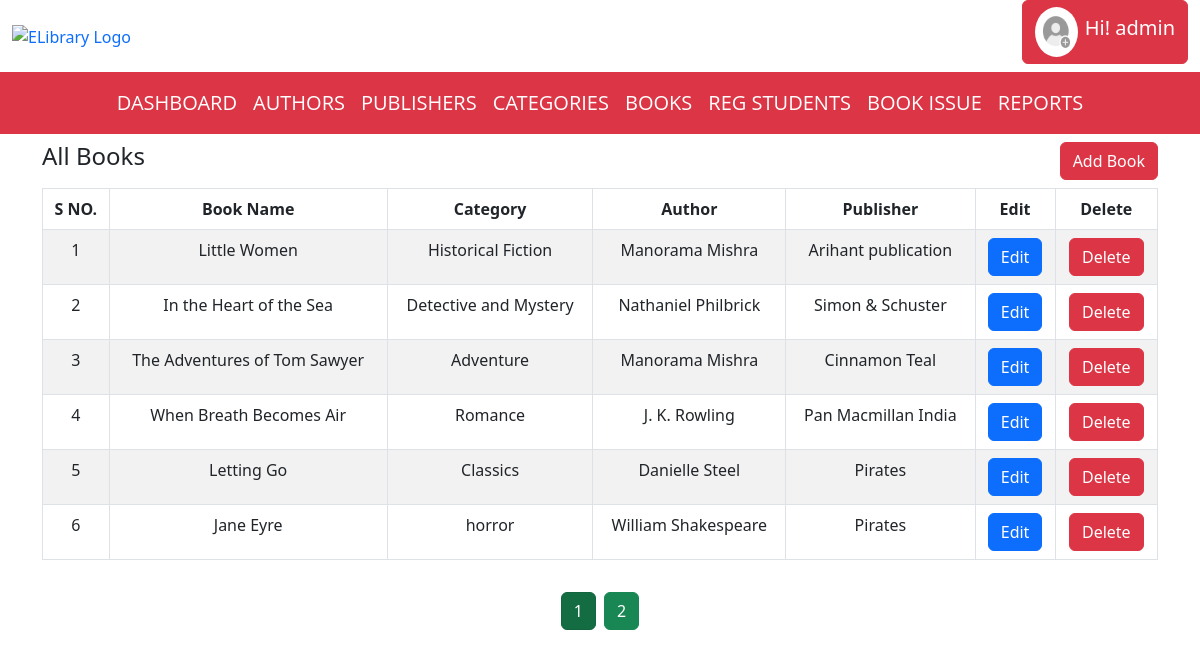
/books.php (signed in), run on the app's committed database.
### tables this page shows
CREATE TABLE `book2` (
  `id` int(25) NOT NULL,
  `Book_Name` varchar(255) NOT NULL,
  `Category` varchar(255) NOT NULL,
  `Author` varchar(255) NOT NULL,
  `Publisher` varchar(255) NOT NULL
);

CREATE TABLE `categories3` (
  `id` int(30) NOT NULL,
  `category_name` varchar(170) NOT NULL
);

CREATE TABLE `author2` (
  `id` int(15) NOT NULL,
  `Author_name` varchar(25) NOT NULL
);

CREATE TABLE `publisher2` (
  `id` int(30) NOT NULL,
  `publisher_name` varchar(255) NOT NULL
);

### books.php (the view, shortened to what this page needs)
<?php
include "header.php";
$records_per_page = 6;
$page_number = isset($_GET['page']) && is_numeric($_GET['page']) ? $_GET['page'] : 1;
$offset = ($page_number - 1) * $records_per_page;
$start_sno = ($page_number - 1) * $records_per_page + 1;
$total_rows = $conn->query("SELECT * FROM book2")->num_rows;
$total_pages = ceil($total_rows / $records_per_page);
$book_query = "SELECT b.id, b.Book_Name, c.category_name, a.author_name, p.publisher_name
               FROM book2 b
               JOIN categories3 c ON b.Category = c.id
               JOIN author2 a ON b.Author = a.id
               JOIN publisher2 p ON b.Publisher = p.id
               LIMIT $offset, $records_per_page";
$book_result = $conn->query($book_query);
?>
<!DOCTYPE html>
<html lang="en">
<head>
</head>
<body>
    <div class="container mt-2">
        <div class="row">
            <div class="col">
                <h4>All Books</h4>
            </div>
            <div class="col text-end">
                <button type="button" class="btn btn-danger" data-bs-toggle="modal" data-bs-target="#addBookModal">Add Book</button>
            </div>
        </div>
    </div>
    <div class="container mt-2">
        <div class="row justify-content-center">
            <div class="container-fluid table-responsive">
                <table class="table table-striped table-hover table-bordered">
                    <thead>
                        <tr class="bg-dark text-white">
                            <th class="text-center">S NO.</th>
                            <th class="text-center">Book Name</th>
                            <th class="text-center">Category</th>
                            <th class="text-center">Author</th>
                            <th class="text-center">Publisher</th>
                            <th class="text-center">Edit</th>
                            <th class="text-center">Delete</th>
                        </tr>
                    </thead>
                    <tbody>
                    <?php while ($row = $book_result->fetch_assoc()): ?>
                        <tr>
                            <td class='text-center'><?= $start_sno++ ?></td>
                            <td class='text-center'><?= $row["Book_Name"] ?></td>
                            <td class='text-center'><?= $row["category_name"] ?></td>
                            <td class='text-center'><?= $row["author_name"] ?></td>
                            <td class='text-center'><?= $row["publisher_name"] ?></td>
                            <td class='text-center'>
                                <button type='button' class='btn btn-primary' data-bs-toggle='modal' data-bs-target='#editBookModal<?= $row["id"] ?>'>Edit</button>
                            </td>
                            <td class='text-center'>
                                <button type='button' class='btn btn-danger' onclick='deleteBook(<?= $row["id"] ?>)'>Delete</button>
                            </td>
                        </tr>
                    <?php endwhile; ?>
                    </tbody>
                </table>
            </div>
            <div class="text-center mt-3 mb-2">
                <?php
                for ($i = 1; $i <= $total_pages; $i++) {
                    $margin_class = $i > 1 ? 'ms-2' : '';
                    $active_class = $i == $page_number ? 'active' : '';
                    echo '<a href="books.php?page=' . $i . '" class="btn btn-success ' . $margin_class . ' ' . $active_class . '">' . $i . '</a>';
                }
                ?>
            </div>
        </div>
    </div>
</body>
</html>

### style.css (style rules this page uses)
a { text-decoration: none; }

### data on the page
book2: Book_Name "Little Women", categories3.category_name "Historical Fiction", author2.Author_name "Manorama Mishra", publisher2.publisher_name "Arihant publication"
book2: Book_Name "In the Heart of the Sea", categories3.category_name "Detective and Mystery", author2.Author_name "Nathaniel Philbrick", publisher2.publisher_name "Simon & Schuster"
book2: Book_Name "The Adventures of Tom Sawyer", categories3.category_name "Adventure", author2.Author_name "Manorama Mishra", publisher2.publisher_name "Cinnamon Teal"
book2: Book_Name "When Breath Becomes Air", categories3.category_name "Romance", author2.Author_name "J. K. Rowling", publisher2.publisher_name "Pan Macmillan India"
book2: Book_Name "Letting Go", categories3.category_name "Classics", author2.Author_name "Danielle Steel", publisher2.publisher_name "Pirates"
book2: Book_Name "Jane Eyre", categories3.category_name "horror", author2.Author_name "William Shakespeare", publisher2.publisher_name "Pirates"

### other printed values
$_SESSION['username'] "admin"
